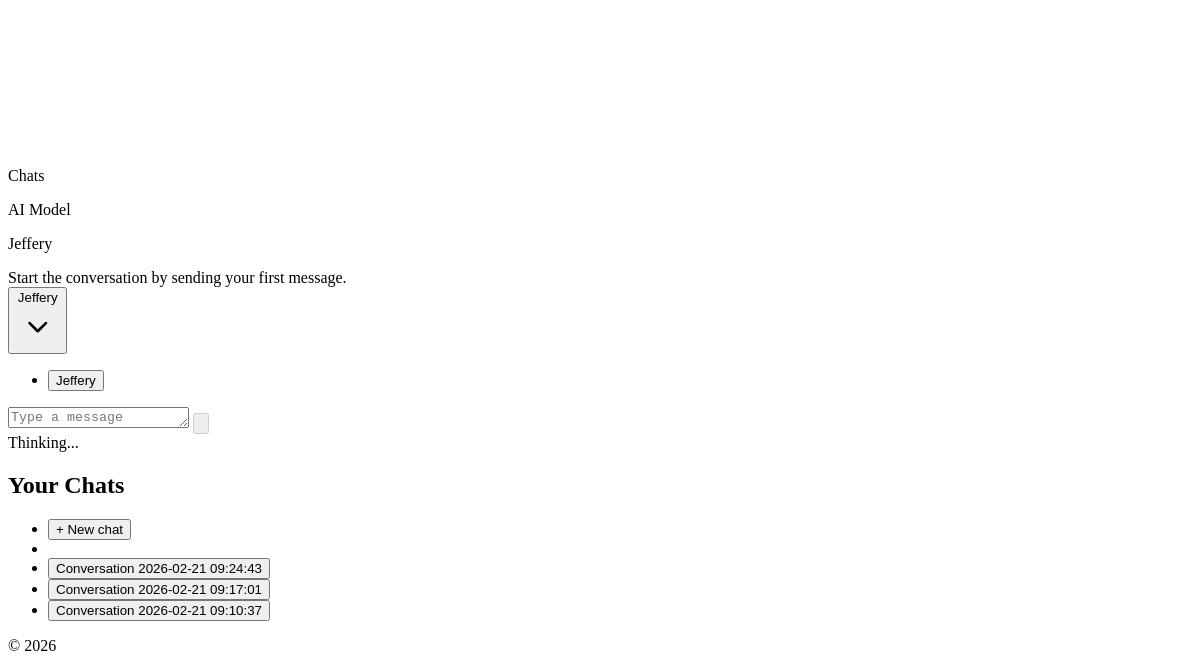
/ (signed in, lower part), run on an earlier commit of the app's database.
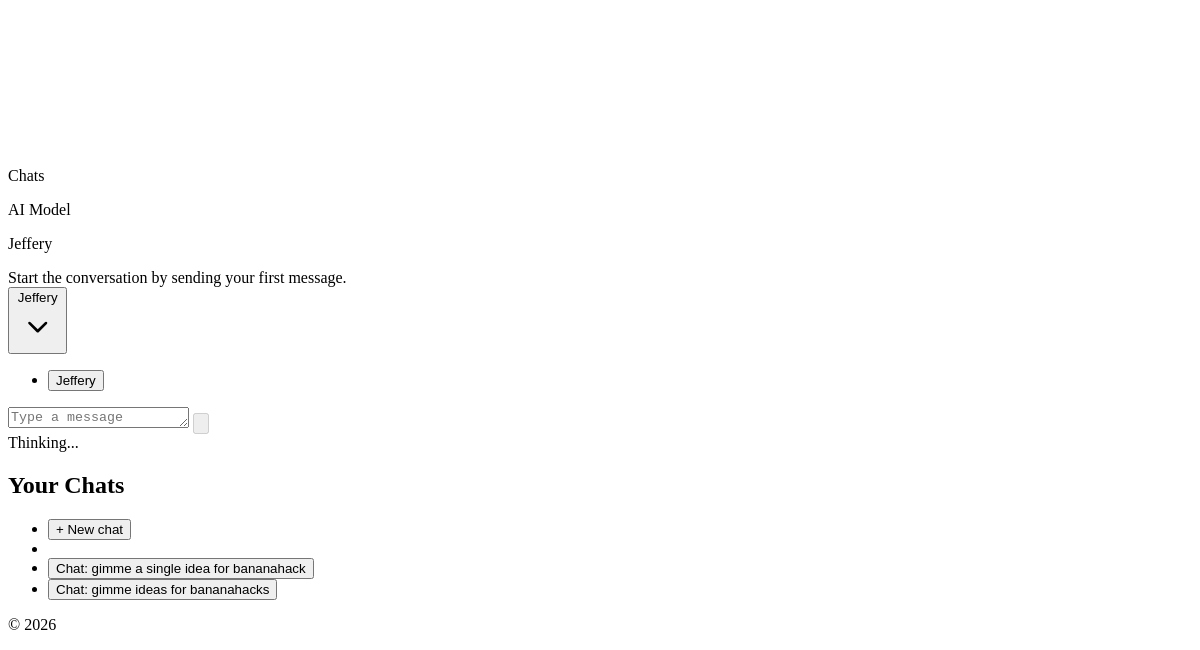
And on a later commit of the database.
### ai_models/models.py (models this page shows, shortened)
class AIModel(models.Model):
    name = models.CharField(max_length=255)
    description = models.TextField()
    quirk = models.ManyToManyField('AIQuirk', related_name='quirks')

### conversations/models.py (models this page shows, shortened)
class Conversation(models.Model):
    title = models.CharField(max_length=255, blank=True, default="")
    user = models.ForeignKey('accounts.User', on_delete=models.CASCADE, related_name='conversations')
    model = models.ForeignKey('ai_models.AIModel', on_delete=models.SET_NULL, null=True, blank=True)
    created_at = models.DateTimeField(auto_now_add=True)

### conversations/views.py (the view)
# urls.py: path('', views.MainPageView.as_view(), name='main_page'),
class MainPageView(LoginRequiredMixin, View):
    def get(self, request):
        conversation_id = request.GET.get("conversation_id")
        conversation = self._get_requested_conversation(request)
        if conversation_id and conversation is None:
            response = redirect(reverse("main_page"))
            if getattr(request, "htmx", False):
                response["HX-Redirect"] = reverse("main_page")
            return response
        messages = conversation.messages.order_by("timestamp") if conversation else []
        ai_models = AIModel.objects.order_by("name")
        selected_model = conversation.model if conversation else ai_models.order_by("?").first()
        model_locked = conversation.messages.exists() if conversation else False
        user_conversations = request.user.conversations.order_by("-created_at")
        context = {
            "conversation": conversation,
            "messages": messages,
            "ai_models": ai_models,
            "selected_model": selected_model,
            "model_locked": model_locked,
            "user_conversations": user_conversations,
        }
        template_name = (
            "conversations/partials/conversation_layout.html"
            if getattr(request, "htmx", False)
            else "conversations/main_page.html"
        )
        return render(request, template_name, context)
    def _get_requested_conversation(self, request):
        conversation_id = request.GET.get("conversation_id")
        if not conversation_id:
            return None
        try:
            return Conversation.objects.filter(id=conversation_id, user=request.user).first()
        except (TypeError, ValueError):
            return None

### conversations/templates/conversations/main_page.html (shortened to what this page needs)
{% extends 'base.html' %}
{% load static %}
{% block content %}
<section class="mx-auto w-full max-w-6xl px-4 py-6 md:py-10">
    {% include 'conversations/partials/conversation_layout.html' %}
</section>
{% endblock %}

### templates/base.html (shortened to what this page needs)
{% load static django_vite %}
{% load django_htmx %}
<!DOCTYPE html>
{% block theme %}
<html lang="en" class="h-full" data-theme="dim">
{% endblock %}
<head>
</head>
<body class="min-h-screen flex flex-col" hx-headers='{"x-csrftoken": "{{ csrf_token }}"}'>
    <main class="flex-grow">
        {% block content %}{% endblock %}
    </main>
    <footer class="p-6 mt-4">
        <div class="flex flex-col items-center font-sans">
            <p class="text-lg">© 2026</p>
        </div>
    </footer>
</body>
</html>

### conversations/templates/conversations/partials/conversation_layout.html (shortened to what this page needs)
<div id="conversation-layout" class="drawer rounded-3xl">
    <div class="drawer-content flex min-w-0 flex-col gap-3">
        <div class="flex items-center gap-2">
            <label for="chat-drawer-toggle" class="btn btn-ghost btn-sm drawer-button" aria-label="Open chat list">
            </label>
            <p class="text-sm font-medium text-base-content/70">Chats</p>
        </div>
        {% include 'conversations/partials/chat_shell.html' %}
    </div>
    <div class="drawer-side z-30">
        <aside class="h-full w-80 bg-base-200 p-4">
            <h2 class="mb-3 text-sm font-semibold uppercase tracking-wide text-base-content/60">Your Chats</h2>
            <ul class="menu w-full gap-1 rounded-box bg-base-100 p-2">
                <li>
                    <button
                        type="button"
                        data-chat-link
                        class="font-semibold"
                        hx-get="{% url 'main_page' %}"
                        hx-target="#conversation-layout"
                        hx-swap="outerHTML"
                        hx-push-url="true"
                    >
                        + New chat
                    </button>
                </li>
                <li class="pointer-events-none my-1 border-t border-base-300"></li>
                {% for user_conversation in user_conversations %}
                    <li>
                        <button
                            type="button"
                            data-chat-link
                            class="{% if conversation and user_conversation.id == conversation.id %}active{% endif %}"
                            hx-get="{% url 'main_page' %}?conversation_id={{ user_conversation.id }}"
                            hx-target="#conversation-layout"
                            hx-swap="outerHTML"
                            hx-push-url="true"
                        >
                            {{ user_conversation.title }}
                        </button>
                    </li>
                {% empty %}
                    <li><span class="opacity-60">No chats yet</span></li>
                {% endfor %}
            </ul>
        </aside>
    </div>
</div>

### conversations/templates/conversations/partials/chat_shell.html
<div id="chat-shell" class="card w-full rounded-3xl bg-base-200/80 shadow-xl ring-1 ring-base-300">
    <div class="card-body gap-4 p-4 md:p-6">
        {% include 'conversations/partials/model_selector.html' %}
        {% include 'conversations/partials/message_history.html' %}
        {% include 'conversations/partials/chat_form.html' %}
    </div>
</div>

### conversations/templates/conversations/partials/model_selector.html (shortened to what this page needs)
<div class="flex items-center justify-between gap-3">
    <div>
        <p class="text-xs font-semibold uppercase tracking-wide text-base-content/60">AI Model</p>
        <p id="selected-model-name" class="text-sm font-medium">
            {% if selected_model %}
                {{ selected_model.name }}
            {% else %}
                No models available
            {% endif %}
        </p>
    </div>
</div>

### conversations/templates/conversations/partials/message_history.html (shortened to what this page needs)
<div id="message-history" class="h-[56vh] overflow-y-auto rounded-2xl bg-base-100 p-3 md:p-4">
    {% if messages %}
        <div class="space-y-3">
            {% for message in messages %}
                <div class="chat {% if message.sender == 'user' %}chat-end{% else %}chat-start{% endif %}">
                    <div class="chat-bubble {% if message.sender == 'user' %}chat-bubble-info{% elif message.sender == 'ai' %}chat-bubble-accent{% else %}chat-bubble-neutral{% endif %}">
                        {{ message.content|linebreaksbr }}
                    </div>
                </div>
            {% endfor %}
        </div>
    {% else %}
        <div class="flex h-full items-center justify-center text-sm text-base-content/60">
            Start the conversation by sending your first message.
        </div>
    {% endif %}
</div>

### conversations/templates/conversations/partials/chat_form.html (shortened to what this page needs)
<form
    id="chat-form"
    class="relative rounded-2xl bg-base-100 p-2 pt-10 md:p-3 md:pt-10"
    hx-post="{% url 'send_message' %}"
    hx-target="#conversation-layout"
    hx-swap="outerHTML"
>
    <div class="dropdown absolute left-2 top-2 z-20 md:left-3 {% if model_locked or not ai_models %}dropdown-disabled{% endif %}">
        <button
            type="button"
            tabindex="{% if model_locked or not ai_models %}-1{% else %}0{% endif %}"
            class="btn btn-sm rounded-full border-base-300 bg-base-200 px-3 font-medium normal-case {% if model_locked or not ai_models %}btn-disabled{% endif %}"
            aria-label="Choose AI model"
        >
            <span id="chat-model-label">
                {% if selected_model %}
                    {{ selected_model.name }}
                {% else %}
                    Select model
                {% endif %}
            </span>
            <svg xmlns="http://www.w3.org/2000/svg" viewBox="0 0 24 24" fill="currentColor" class="ml-1 h-4 w-4">
                <path d="M12 15.25a.74.74 0 0 1-.53-.22l-4.5-4.5a.75.75 0 1 1 1.06-1.06L12 13.44l3.97-3.97a.75.75 0 1 1 1.06 1.06l-4.5 4.5a.74.74 0 0 1-.53.22Z"/>
            </svg>
        </button>
        <ul tabindex="0" class="menu dropdown-content mt-2 w-64 rounded-box bg-base-100 p-2 shadow">
            {% for ai_model in ai_models %}
                <li>
                    <button
                        type="button"
                        class="model-option {% if selected_model and ai_model.id == selected_model.id %}active{% endif %}"
                        data-model-id="{{ ai_model.id }}"
                        data-model-name="{{ ai_model.name }}"
                    >
                        {{ ai_model.name }}
                    </button>
                </li>
            {% empty %}
                <li><span class="opacity-60">No models configured</span></li>
            {% endfor %}
        </ul>
    </div>
    <div class="flex items-end gap-2">
        <textarea
            id="chat-input"
            class="textarea h-14 flex-1 resize-none rounded-2xl border-base-300 leading-relaxed"
            name="content"
            rows="1"
            placeholder="Type a message"
            required
        ></textarea>
        <button
            id="chat-submit"
            class="btn btn-primary btn-circle"
            type="submit"
            disabled
            aria-label="Send message"
        >
        </button>
        <div id="chat-waiting" class="hidden items-center gap-2 text-xs text-base-content/70">
            <span>Thinking...</span>
        </div>
    </div>
</form>

What changed in the data, as far as the page shows it:
removed Conversation: title "Conversation 2026-02-21 09:24:43"
removed Conversation: title "Conversation 2026-02-21 09:17:01"
removed Conversation: title "Conversation 2026-02-21 09:10:37"
added Conversation: title "Chat: gimme a single idea for bananahack"
added Conversation: title "Chat: gimme ideas for bananahacks"
